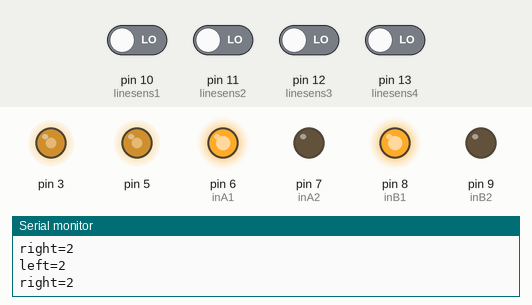
Recording of a sketch running on a simulated Arduino Uno, built with avr-gcc and run on an emulated ATmega328P. Shown: output pins drawn as LEDs (lit = HIGH), the last lines printed to the serial monitor. The inputs (shaded band) are chosen by the test bench; at power-on: pin 10 (linesens1), pin 11 (linesens2), pin 12 (linesens3), pin 13 (linesens4) LOW.

Above: at 1.2 s.
1.3 s: pin 10 (linesens1) driven HIGH
At 2.4 s:
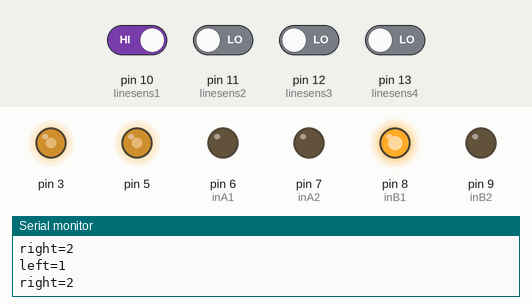
2.8 s: pin 10 (linesens1) driven LOW
At 3.6 s:
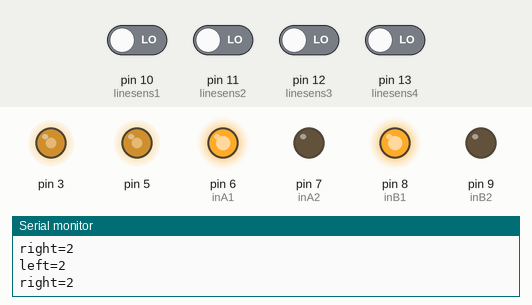
5.8 s: pin 12 (linesens3) driven HIGH
At 6.7 s:
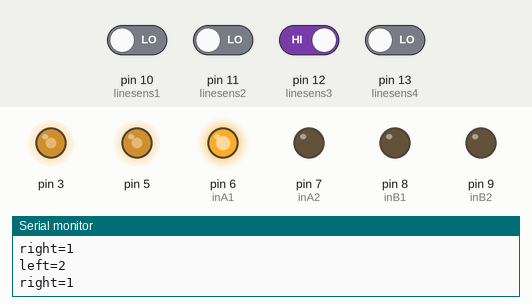
7.3 s: pin 12 (linesens3) driven LOW
At 7.9 s:
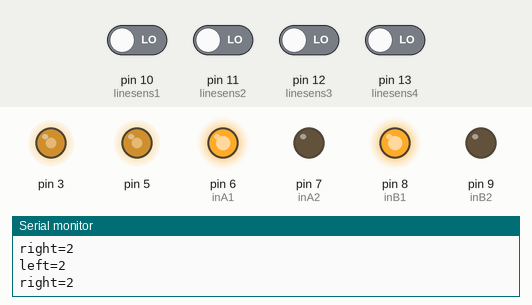
10.3 s: pin 10 (linesens1) driven HIGH and pin 11 (linesens2) driven HIGH and pin 12 (linesens3) driven HIGH and pin 13 (linesens4) driven HIGH
At 11.6 s:
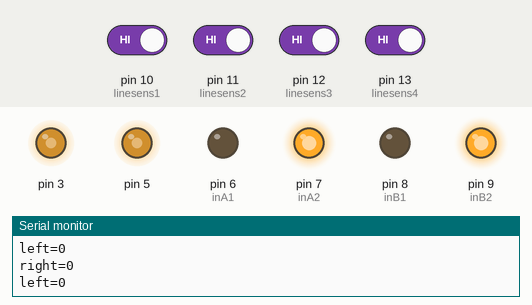
Timing chart, 0 to 12.8 s (numbered marks = the images above; inputs shaded):
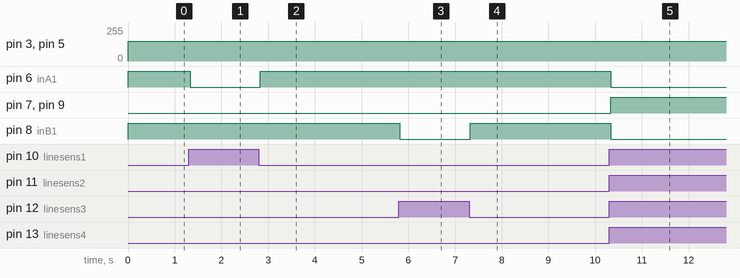

Measured:
- after the input at 1.3 s, pin 6 (inA1): HIGH → LOW at once
- after the input at 2.8 s, pin 6 (inA1): LOW → HIGH at once
- after the input at 5.8 s, pin 8 (inB1): HIGH → LOW at once
- after the input at 7.3 s, pin 8 (inB1): LOW → HIGH at once
- after the input at 10.3 s, pin 6 (inA1), pin 8 (inB1): HIGH → LOW at once; pin 7 (inA2), pin 9 (inB2): LOW → HIGH at once

The sketch:

do_vach_trang.ino
```cpp
#define inA1 6       //Định nghĩa chân in1 của động cơ A
#define inA2 7       //Định nghĩa chân in2 của động cơ A
#define inB1 8       //Định nghĩa chân in1 của động cơ B
#define inB2 9       //Định nghĩa chân in2 của động cơ B
#define linesens1 10 //Định nghĩa chân cảm biến line 1
#define linesens2 11 //Định nghĩa chân cảm biến line 2
#define linesens3 12 //Định nghĩa chân cảm biến line 3
#define linesens4 13 //Định nghĩa chân cảm biến line 4
void setup() {
  Serial.begin(9600);
  pinMode(inA1, OUTPUT);    //Set chân in1 của dc A là output
  pinMode(inA2, OUTPUT);    //Set chân in2 của dc A là output
  pinMode(inB1, OUTPUT);    //Set chân in1 của dc B là output
  pinMode(inB2, OUTPUT);    //Set chân in2 của dc B là output
  pinMode(linesens1, INPUT);//Set chân cảm biến 1 là input
  pinMode(linesens2, INPUT);//Set chân cảm biến 2 là input
  pinMode(linesens3, INPUT);//Set chân cảm biến 3 là input
  pinMode(linesens4, INPUT);//Set chân cảm biến 4 là input
}

void loop() {
    darkLineFollower (inA1, inA2, inB1, inB2, linesens1, linesens2, linesens3, linesens4);
    analogWrite(3,150);
    analogWrite(5,150);
}

void darkLineFollower (byte inR1, byte inR2, byte inL1, byte inL2, byte sen1, byte sen2, byte sen3, byte sen4)
{
  //Hàm điều khiển robot bám line màu tối
  //inR1, inR2 và inL1, inL2 là các chân tín hiệu lần lượt điều khiển động cơ di chuyển bên phải và trái
  //sen1 đến sen4 là chân nhận tín hiệu từ cảm biến hồng ngoại
  switch (deviationDarkLine4Sensor (sen1, sen2, sen3, sen4))
  {
    case -1:
      robotMover( inR1, inR2, inL1, inL2, 6);// rẽ phải
      break;
    case -2:
      robotMover( inR1, inR2, inL1, inL2, 6);
      break;
    case 1:
      robotMover( inR1, inR2, inL1, inL2, 5);// rẽ trái
      break;
    case 2:
      robotMover( inR1, inR2, inL1, inL2, 5);
      break;
    case 0:
      robotMover( inR1, inR2, inL1, inL2, 1);// tiến thẳng
      break;
    case 3:
      robotMover( inR1, inR2, inL1, inL2, 2);// lệch vạch thì lùi
      break;
  }
}
void robotMover (byte inR1, byte inR2, byte inL1, byte inL2, byte action)
{
  /*
  inR1 inR2 là 2 chân tín hiệu động cơ bên phải
  inL1 inL2 là 2 chân tín hiệu động cơ bên trái
  action= 0 đứng yên
  action =1 đi thẳng
  action =2 lùi lại
  action =3 quay trái
  action =4 quay phải
  action =5 rẽ trái
  action =6 rẽ phải

  */
  switch (action)
  {
    case 0:// không di chuyển
      motorControlNoSpeed(inR1, inR2, 0);
      motorControlNoSpeed(inL1, inL2, 0);
      break;
    case 1://đi thẳng
      motorControlNoSpeed(inR1, inR2, 1);
      motorControlNoSpeed(inL1, inL2, 1);
      break;
    case 2:// lùi lại
      motorControlNoSpeed(inR1, inR2, 2);
      motorControlNoSpeed(inL1, inL2, 2);
      break;
    case 3:// quay trái
      motorControlNoSpeed(inR1, inR2, 2);
      motorControlNoSpeed(inL1, inL2, 1);
      break;
    case 4:// quay phải
      motorControlNoSpeed(inR1, inR2, 1);
      motorControlNoSpeed(inL1, inL2, 2);
      break;
    case 5:// rẽ trái
      motorControlNoSpeed(inR1, inR2, 1);
      motorControlNoSpeed(inL1, inL2, 0);
      break;
    case 6:// rẽ phải
      motorControlNoSpeed(inR1, inR2, 0);
      motorControlNoSpeed(inL1, inL2, 1);
      break;
    default:
      action = 0;
  }
}

void motorControlNoSpeed (byte in1, byte in2, byte direct)
{
  // in1 and in2 are 2 signal pins to control the motor
  // en is the enable pin
  // the defauspeed is the highest
  // direct includes:
  //    0:Stop
  //    1:Move on 1 direct
  //    2:Move on another direct
  switch (direct)
  {
    case 0:// Dừng không quay
      digitalWrite(in1, LOW);
      digitalWrite(in2, LOW);
      break;
    case 1:// Quay chiều thứ 1
      digitalWrite(in1, HIGH);
      digitalWrite(in2, LOW);
      break;
    case 2:// Quay chiều thứ 2
      digitalWrite(in1, LOW);
      digitalWrite(in2, HIGH);
      break;
      //default:
  }
}
boolean IFSensor (byte PinNumb)
{
//0 sáng
//1 tối
  return(!digitalRead (PinNumb));
}

int deviationDarkLine4Sensor (int PinNumb1, int PinNumb2, int PinNumb3, int PinNumb4)
{
  int left = 0; //biến kiểm tra lệch trái
  int right = 0; // biến kiểm tra lệch phải
  left = IFSensor (PinNumb1)+IFSensor (PinNumb2); //kiểm tra mấy cảm biến trái ở trong màu đen
  right= IFSensor (PinNumb3)+IFSensor (PinNumb4); //kiểm tra mấy cảm biến phải ở trong màu đen
  Serial.print("left=");
  Serial.println(left);
  Serial.print("right=");
  Serial.println(right);
  if ((left!=0) || (right!=0))
      return left - right;
  else
      return 3;
  /*
  Kết quả trả về là 0 là không lệch
  Âm là lệch trái
  Dương là lệch phải
  */
}
```
